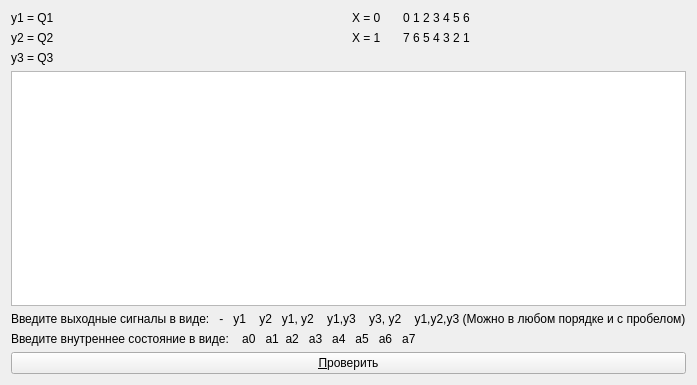
<?xml version="1.0" encoding="UTF-8"?>
<ui version="4.0">
 <class>QLabTransitionTableWgt</class>
 <widget class="QWidget" name="QLabTransitionTableWgt">
  <property name="geometry">
   <rect>
    <x>0</x>
    <y>0</y>
    <width>669</width>
    <height>385</height>
   </rect>
  </property>
  <property name="windowTitle">
   <string>Form</string>
  </property>
  <layout class="QVBoxLayout" name="verticalLayout_2">
   <item>
    <layout class="QHBoxLayout" name="horizontalLayout">
     <item>
      <layout class="QVBoxLayout" name="verticalLayout">
       <item>
        <widget class="QLabel" name="label_2">
         <property name="text">
          <string>y1 = Q1</string>
         </property>
        </widget>
       </item>
       <item>
        <widget class="QLabel" name="label_3">
         <property name="text">
          <string>y2 = Q2</string>
         </property>
        </widget>
       </item>
       <item>
        <widget class="QLabel" name="label_4">
         <property name="text">
          <string>y3 = Q3</string>
         </property>
        </widget>
       </item>
      </layout>
     </item>
     <item>
      <layout class="QFormLayout" name="formLayout">
       <item row="0" column="0">
        <widget class="QLabel" name="label_5">
         <property name="text">
          <string>X = 0     </string>
         </property>
        </widget>
       </item>
       <item row="0" column="1">
        <widget class="QLabel" name="labelZero">
         <property name="text">
          <string>0 1 2 3 4 5 6</string>
         </property>
        </widget>
       </item>
       <item row="1" column="1">
        <widget class="QLabel" name="labelOne">
         <property name="text">
          <string>7 6 5 4 3 2 1</string>
         </property>
        </widget>
       </item>
       <item row="1" column="0">
        <widget class="QLabel" name="label_7">
         <property name="text">
          <string>X = 1     </string>
         </property>
        </widget>
       </item>
      </layout>
     </item>
    </layout>
   </item>
   <item>
    <widget class="QTransitionTableWgt" name="tableWidgetTransitionTable">
     <property name="font">
      <font>
       <family>Times New Roman</family>
       <pointsize>12</pointsize>
      </font>
     </property>
     <property name="styleSheet">
      <string notr="true">color: rgb(0, 0, 0);
gridline-color: rgb(0, 0, 0);
selection-color: rgb(0, 0, 0);
selection-background-color: rgb(0, 255, 0);</string>
     </property>
     <property name="frameShadow">
      <enum>QFrame::Shadow::Plain</enum>
     </property>
     <property name="alternatingRowColors">
      <bool>true</bool>
     </property>
     <property name="selectionMode">
      <enum>QAbstractItemView::SelectionMode::SingleSelection</enum>
     </property>
     <attribute name="horizontalHeaderVisible">
      <bool>false</bool>
     </attribute>
     <attribute name="verticalHeaderVisible">
      <bool>false</bool>
     </attribute>
     <attribute name="verticalHeaderHighlightSections">
      <bool>false</bool>
     </attribute>
    </widget>
   </item>
   <item>
    <widget class="QLabel" name="label">
     <property name="text">
      <string>Введите выходные сигналы в виде:   -   y1    y2   y1, y2    y1,y3    y3, y2    y1,y2,y3 (Можно в любом порядке и с пробелом)</string>
     </property>
    </widget>
   </item>
   <item>
    <widget class="QLabel" name="label_6">
     <property name="text">
      <string>Введите внутреннее состояние в виде:    a0   a1  a2   a3   a4   a5   a6   a7</string>
     </property>
    </widget>
   </item>
   <item>
    <widget class="QPushButton" name="pushButtonCheck">
     <property name="text">
      <string>&amp;Проверить</string>
     </property>
    </widget>
   </item>
  </layout>
 </widget>
 <customwidgets>
  <customwidget>
   <class>QTransitionTableWgt</class>
   <extends>QTableWidget</extends>
   <header>qlabtransitiontablewgt.h</header>
  </customwidget>
 </customwidgets>
 <resources/>
 <connections/>
</ui>
